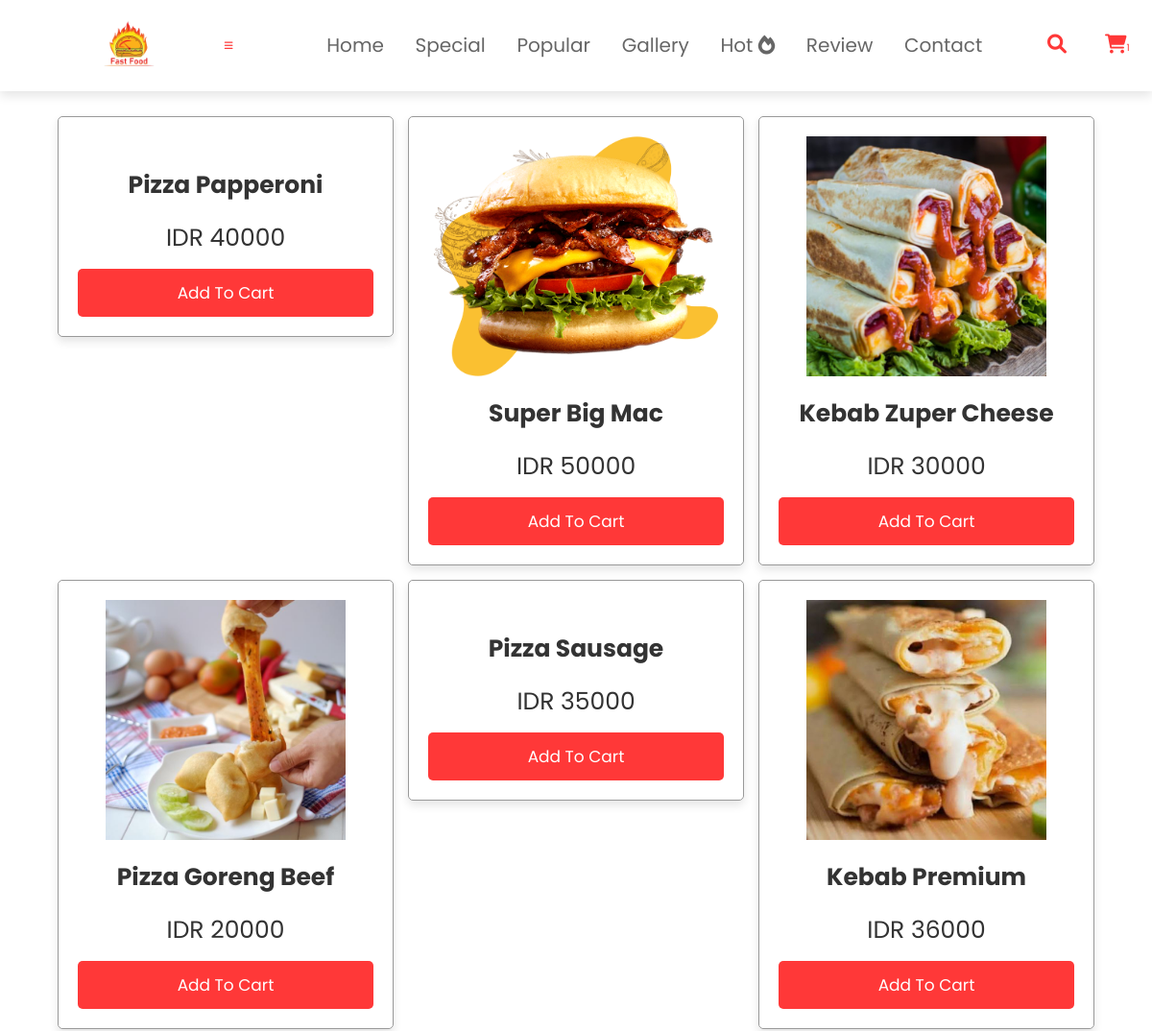
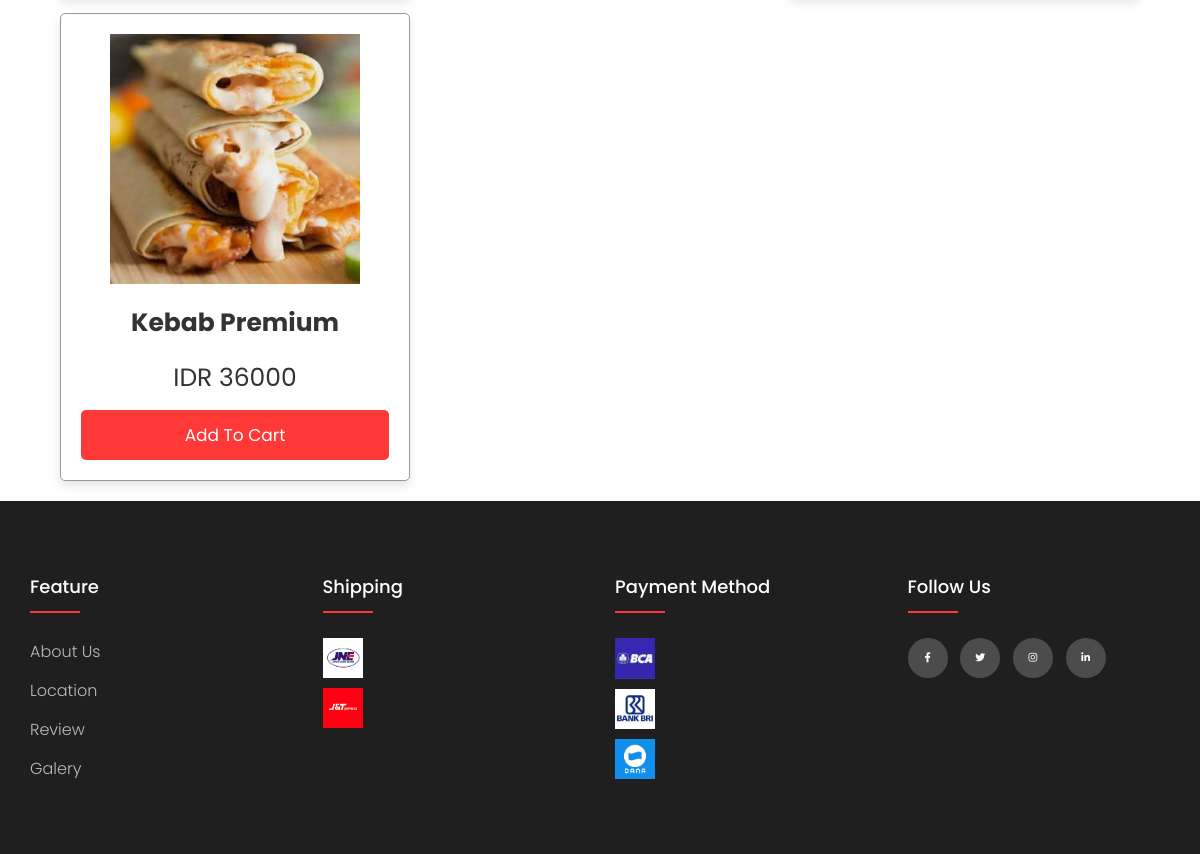
The app's page /web_admin/cart/products.php with its own data (2 pictures, top to bottom).
### tables this page shows
CREATE TABLE `products` (
  `id` int(20) NOT NULL,
  `name` varchar(30) NOT NULL,
  `price` int(200) NOT NULL,
  `image` varchar(99) DEFAULT NULL
);

### web_admin/cart/products.php (the view, shortened to what this page needs)
<?php
require 'config.php';
?>
<!DOCTYPE html>
<html lang="en">
<head>
   <link rel="stylesheet" href="../footer/style.css">
   <link rel="stylesheet" href="https://cdnjs.cloudflare.com/ajax/libs/font-awesome/6.0.0/css/all.min.css">
   <link rel="stylesheet" href="css/style.css">
</head>
<body>
   <?php include 'header.php'; ?>
<div class="container">
<section class="products">
   <h1 class="heading">latest products</h1>
   <div class="box-container">
      <?php
      $select_products = mysqli_query($conn, "SELECT * FROM `products`");
      if(mysqli_num_rows($select_products) > 0){
         while($fetch_product = mysqli_fetch_assoc($select_products)){
      ?>
      <form action="" method="post">
         <div class="box">
            <img src="uploaded_img/<?php echo $fetch_product['image']; ?>" alt="">
            <h3><?php echo $fetch_product['name']; ?></h3>
            <div class="price">IDR <?php echo $fetch_product['price']; ?></div>
            <input type="submit" class="btn" value="add to cart" name="add_to_cart">
         </div>
      </form>
      <?php
         };
      };
      ?>
   </div>
</section>
</div>
<?php include '../../footer.php'; ?>
</body>
</html>

### web_admin/cart/header.php (shortened to what this page needs)
<html lang="en">
<head>
</head>
<body>
      <header>
    <a href="../../index.php" class="logo"><img src="../logo-f.png" width="58px" alt=""></a>
    <div id="menu-bar" class="fas fa-bars"></div>
    <nav class="navbar">
        <a href="../../index.php">Home</a>
        <a href="../../index.php">Special</a>
        <a href="../../index.php">Popular</a>
        <a href="../../index.php">Gallery</a>
        <a href="../../index.php">Hot <i class="fa-solid fa-fire"></i></a>
        <a href="../../index.php">Review</a>
        <a href="../../index.php">Contact</a>
    </nav>
    <?php
      $select_rows = mysqli_query($conn, "SELECT * FROM `cart`") or die('query failed');
      $row_count = mysqli_num_rows($select_rows);
      ?>
    <div class="icon">
        <a href="search.html"><i class="fa-solid fa-magnifying-glass fa-2x" id="cart" ></i>
            <a href="cart.php" class="cart"><i class="fa-solid fa-cart-shopping fa-2x" id="cart"></i><span><?php echo $row_count; ?></span>
    </div>
</header>
      <?php
      $select_rows = mysqli_query($conn, "SELECT * FROM `cart`") or die('query failed');
      $row_count = mysqli_num_rows($select_rows);
      ?>
      <a href="cart.php" class="cart">cart <span><?php echo $row_count; ?></span> </a>
</body>
</html>

### footer.php (shortened to what this page needs)
<html lang="en">
<head>
    <link rel="stylesheet" href="footer/style.css">
</head>
<body>
<footer class="footer">
  	 <div class="container">
  	 	<div class="row">
  	 		<div class="footer-col">
  	 			<h4>Feature</h4>
  	 			<ul>
  	 				<li><a href="#home">About Us</a></li>
  	 				<li><a href="#special">Location</a></li>
  	 				<li><a href="#poppular">Review</a></li>
  	 				<li><a href="#galery">Galery</a></li>
  	 			</ul>
  	 		</div>
  	 		<div class="footer-col">
  	 			<h4>Shipping</h4>
  	 			<ul>
  	 				<li><a href="#"><img src="image/jne.png" width="40" alt=""></a></li>
  	 				<li><a href="#"><img src="image/jnt.png" width="40" alt=""></a></li>
  	 			</ul>
  	 		</div>
  	 		<div class="footer-col">
  	 			<h4>Payment Method</h4>
  	 			<ul>
  	 				<li><a href="#"><img src="image/bca.jpg" width="40" alt=""></a></li>
  	 				<li><a href="#"><img src="image/bri.jpg" width="40" alt=""></a></li>
  	 				<li><a href="#"><img src="image/dana.png" width="40" alt=""></a></li>
  	 			</ul>
  	 		</div>
  	 		<div class="footer-col">
  	 			<h4>follow us</h4>
  	 			<div class="social-links">
  	 				<a href="#"><i class="fab fa-facebook-f"></i></a>
  	 				<a href="#"><i class="fab fa-twitter"></i></a>
  	 				<a href="#"><i class="fab fa-instagram"></i></a>
  	 				<a href="#"><i class="fab fa-linkedin-in"></i></a>
  	 			</div>
  	 		</div>
  	 	</div>
  	 </div>
  </footer>
</body>
</html>

### footer/style.css (style rules this page uses)
body { line-height: 1.8; font-family: 'Poppins', sans-serif; }
* { margin: 0; padding: 0; box-sizing: border-box; }
.container { max-width: 1170px; margin: auto; }
.row { display: flex; flex-wrap: wrap; }
ul { list-style: none; }
.footer { background-color: #1f1f1f; padding: 70px 0; }
.footer-col { width: 25%; padding: 0 15px; }
.footer-col h4 { font-size: 18px; color: #ffffff; text-transform: capitalize; margin-bottom: 35px; font-weight: 500; position: relative; margin-right: 100px; }
.footer-col h4::before { content: ''; position: absolute; left: 0; bottom: -10px; background-color: #ff3838; height: 2px; box-sizing: border-box; width: 50px; }
.footer-col ul li:not(:last-child) { margin-bottom: 10px; }
.footer-col ul li a img { display: grid; }
.footer-col ul li a { font-size: 16px; text-transform: capitalize; color: #ffffff; text-decoration: none; font-weight: 300; color: #bbbbbb; display: block; transition: all 0.3s ease; }
.footer-col .social-links a { display: inline-block; height: 40px; width: 40px; background-color: rgba(255, 255, 255, 0.2); margin: 0 10px 10px 0; text-align: center; line-height: 40px; border-radius: 50%; color: #ffffff; transition: all 0.5s ease; }

### web_admin/cart/css/style.css (style rules this page uses)
:root { --blue: #ff3838; --red: #ff0000; --orange: orange; --black: #333; --white: #fff; --bg-color: #eee; --dark-bg: rgba(0, 0, 0, .7); --box-shadow: 0 .5rem 1rem rgba(0, 0, 0, .1); --border: .1rem solid #999; }
* { font-family: 'Poppins', sans-serif; margin: 0; padding: 0; box-sizing: border-box; outline: none; border: none; text-decoration: none; text-transform: capitalize; }
html { font-size: 62.5%; overflow-x: hidden; }
.container { max-width: 1200px; margin: 0 auto; }
section { padding: 2rem; }
.heading { text-align: center; font-size: 3.5rem; text-transform: uppercase; color: var(--black); margin-bottom: 2rem; }
.btn, .option-btn, .delete-btn { display: block; width: 100%; text-align: center; background-color: #ff3838; color: var(--white); font-size: 1.7rem; padding: 1.2rem 3rem; border-radius: .5rem; cursor: pointer; margin-top: 1rem; }
.products .box-container { display: grid; grid-template-columns: repeat(auto-fit, 35rem); gap: 1.5rem; justify-content: center; }
.products .box-container .box { text-align: center; padding: 2rem; box-shadow: var(--box-shadow); border: var(--border); border-radius: .5rem; }
.products .box-container .box img { height: 25rem; }
.products .box-container .box h3 { margin: 1rem 0; font-size: 2.5rem; color: var(--black); }
.products .box-container .box .price { font-size: 2.5rem; color: var(--black); }

### web_admin/cart/header.php (style rules this page uses)
header { position: fixed; top: 0; left: 0; right: 0; z-index: 1000; display: flex; align-items: center; justify-content: space-between; background: #fff; padding: 2rem 9%; box-shadow: 0 .5rem 1rem rgba(0, 0, 0, .1); color: #ff3838; }
header .logo img { padding-right: .5rem; color: var(--red); width: 58px; }
header .navbar { align-items: center; justify-content: center; margin-right: 0px; }
header .navbar a { font-size: 20px; margin-left: 3rem; color: #666; }
header .icon { margin-right: -250px; display: flex; }
header .icon a { margin-right: 40px; align-items: center; justify-content: center; color: #ff3838; }
#cart { cursor: pointer; }

### records on screen
products: name "Pizza Papperoni", price "40000"
products: image (picture), name "Super Big Mac", price "50000"
products: image (picture), name "Kebab Zuper Cheese", price "30000"
products: image (picture), name "Pizza Goreng Beef", price "20000"
products: name "Pizza Sausage", price "35000"
products: image (picture), name "Kebab Premium", price "36000"
products: image (picture), name "Kebab Premium", price "36000"

### other values on screen
$row_count "1"
